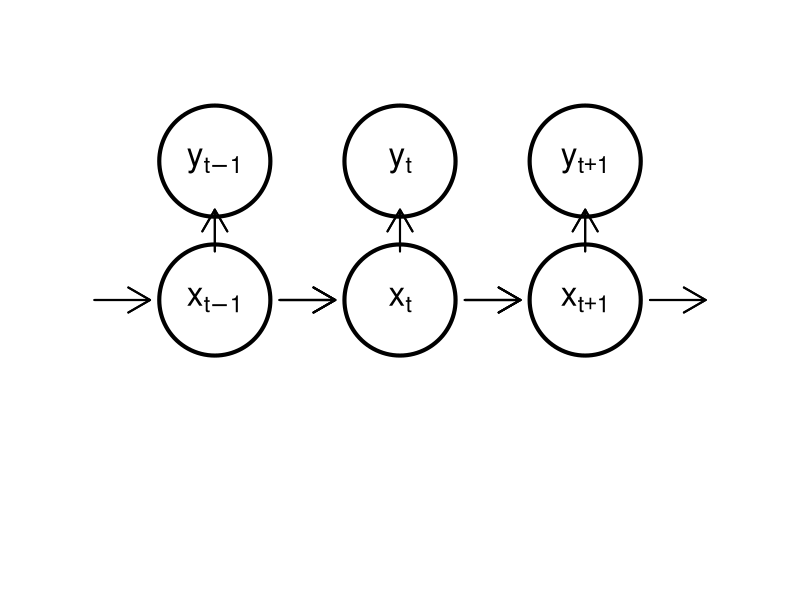
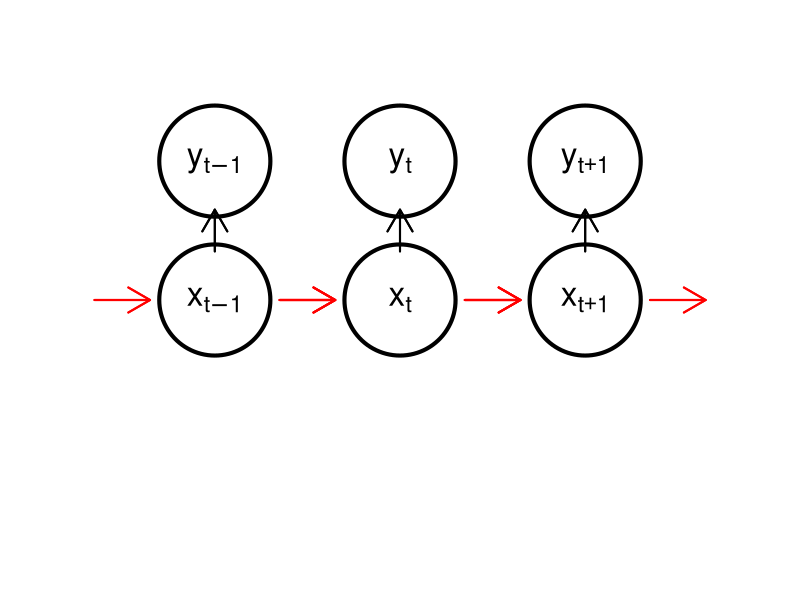
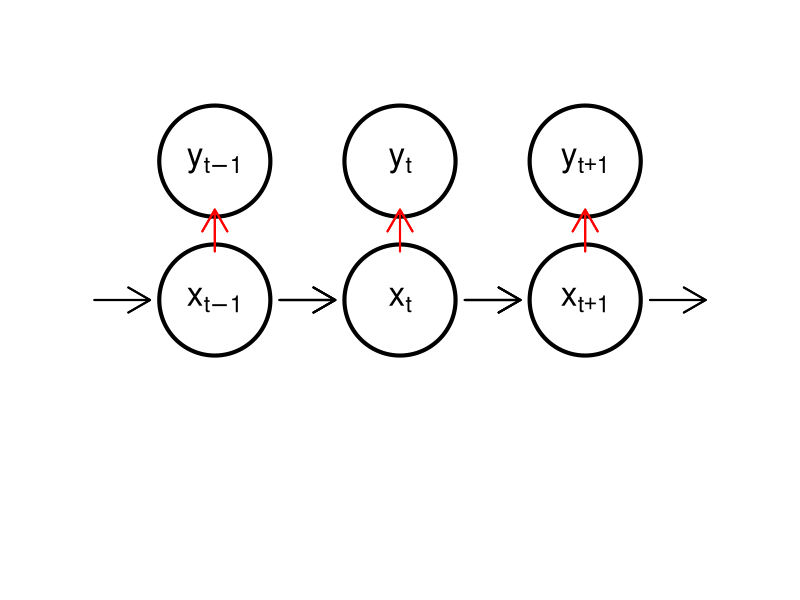
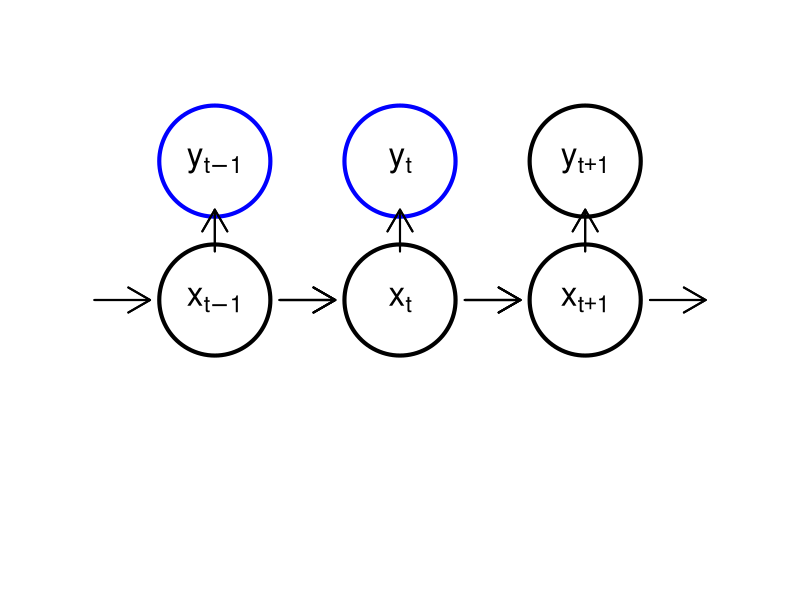
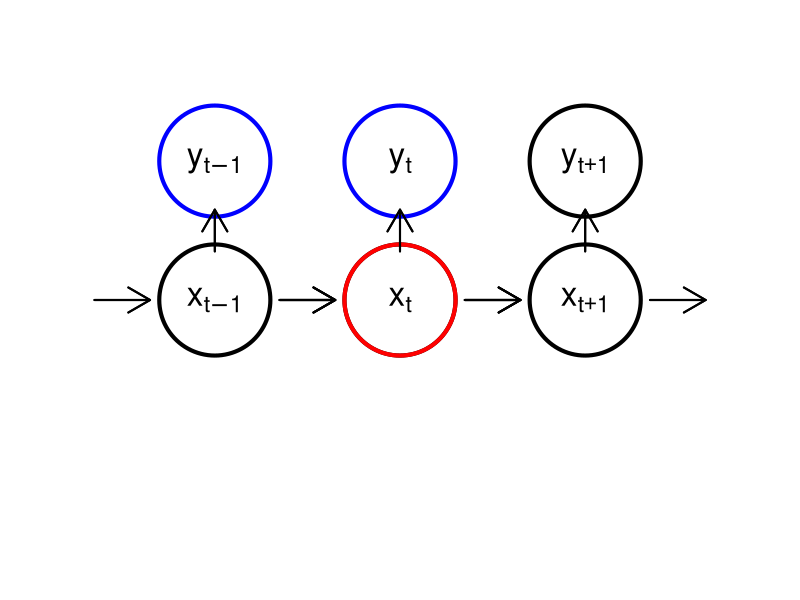
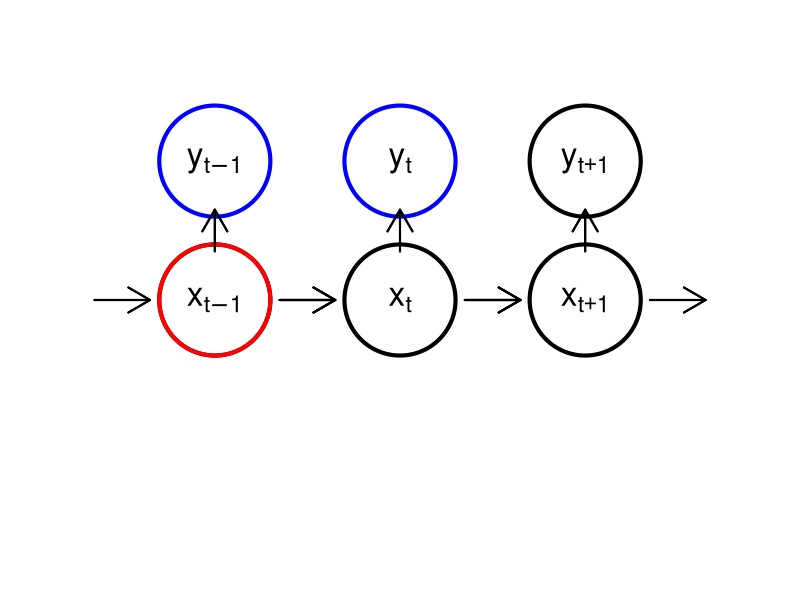
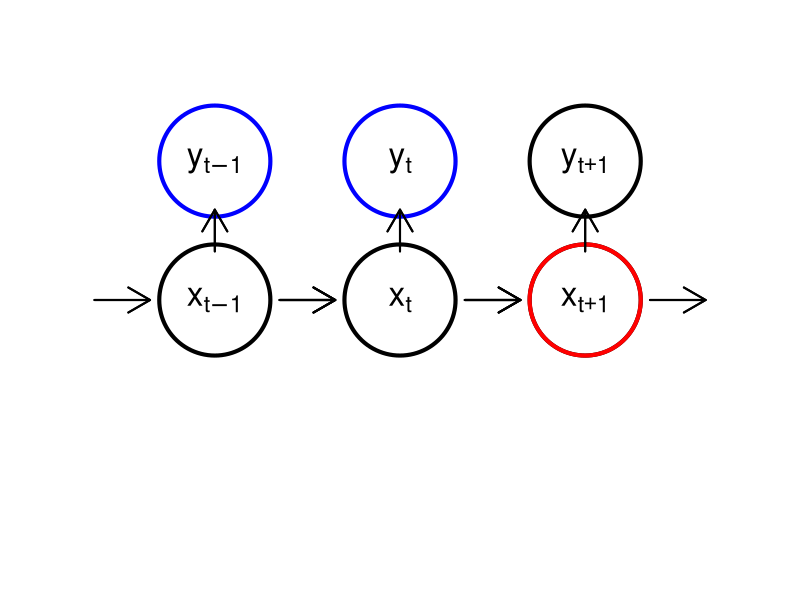

Write the R code that produced these figures, in order. (Note: this script raises an error after producing the figures.)
library(plotrix)
pdf("stateSpaceModel-0.pdf")
par(mar=rep(0,4))
plot(0,0, axes=F, xlim=c(0,4), ylim=c(-1,3), type='n', xlab='', ylab='')
xs <- c(1,2,3,1,2,3)
ys <- c(1,1,1,2,2,2)
lbls <- expression(theta[t-1],theta[t],theta[t+1],y[t-1],y[t],y[t+1])
for (i in 1:6) { draw.circle(xs[i],ys[i], 0.3,lwd=4) }
text(1, 1, expression(x[t-1]), cex=2)
text(2, 1, expression(x[t]), cex=2)
text(3, 1, expression(x[t+1]), cex=2)
text(1, 2, expression(y[t-1]), cex=2)
text(2, 2, expression(y[t]), cex=2)
text(3, 2, expression(y[t+1]), cex=2)
arrows(xs-0.15-.5,1,xs+0.15-.5,1, lwd=2)
arrows(xs-0.15+.5,1,xs+0.15+.5,1, lwd=2)
arrows(xs,1+0.35,xs,2-0.35, lwd=2)
dev.off()

pdf("stateSpaceModel-1.pdf")
par(mar=rep(0,4))
plot(0,0, axes=F, xlim=c(0,4), ylim=c(-1,3), type='n', xlab='', ylab='')
xs <- c(1,2,3,1,2,3)
ys <- c(1,1,1,2,2,2)
lbls <- expression(theta[t-1],theta[t],theta[t+1],y[t-1],y[t],y[t+1])
for (i in 1:6) { draw.circle(xs[i],ys[i], 0.3,lwd=4) }
text(1, 1, expression(x[t-1]), cex=2)
text(2, 1, expression(x[t]), cex=2)
text(3, 1, expression(x[t+1]), cex=2)
text(1, 2, expression(y[t-1]), cex=2)
text(2, 2, expression(y[t]), cex=2)
text(3, 2, expression(y[t+1]), cex=2)
arrows(xs-0.15-.5,1,xs+0.15-.5,1, lwd=2, col='red')
arrows(xs-0.15+.5,1,xs+0.15+.5,1, lwd=2, col='red')
arrows(xs,1+0.35,xs,2-0.35, lwd=2)
dev.off()

pdf("stateSpaceModel-2.pdf")
par(mar=rep(0,4))
plot(0,0, axes=F, xlim=c(0,4), ylim=c(-1,3), type='n', xlab='', ylab='')
xs <- c(1,2,3,1,2,3)
ys <- c(1,1,1,2,2,2)
lbls <- expression(theta[t-1],theta[t],theta[t+1],y[t-1],y[t],y[t+1])
for (i in 1:6) { draw.circle(xs[i],ys[i], 0.3,lwd=4) }
text(1, 1, expression(x[t-1]), cex=2)
text(2, 1, expression(x[t]), cex=2)
text(3, 1, expression(x[t+1]), cex=2)
text(1, 2, expression(y[t-1]), cex=2)
text(2, 2, expression(y[t]), cex=2)
text(3, 2, expression(y[t+1]), cex=2)
arrows(xs-0.15-.5,1,xs+0.15-.5,1, lwd=2)
arrows(xs-0.15+.5,1,xs+0.15+.5,1, lwd=2)
arrows(xs,1+0.35,xs,2-0.35, lwd=2, col='red')
dev.off()

#########################################################

pdf("ssm-0.pdf")
par(mar=rep(0,4))
plot(0,0, axes=F, xlim=c(0,4), ylim=c(-1,3), type='n', xlab='', ylab='')
xs <- c(1,2,3,1,2,3)
ys <- c(1,1,1,2,2,2)
lbls <- expression(theta[t-1],theta[t],theta[t+1],y[t-1],y[t],y[t+1])
for (i in 1:6) { 
  draw.circle(xs[i],ys[i], 0.3,lwd=4, 
  border=ifelse(any(i==c(4,5)), "blue","black" ))
}
text(1, 1, expression(x[t-1]), cex=2)
text(2, 1, expression(x[t]), cex=2)
text(3, 1, expression(x[t+1]), cex=2)
text(1, 2, expression(y[t-1]), cex=2)
text(2, 2, expression(y[t]), cex=2)
text(3, 2, expression(y[t+1]), cex=2)
arrows(xs-0.15-.5,1,xs+0.15-.5,1, lwd=2)
arrows(xs-0.15+.5,1,xs+0.15+.5,1, lwd=2)
arrows(xs,1+0.35,xs,2-0.35, lwd=2)
dev.off()

pdf("ssm-1.pdf")
par(mar=rep(0,4))
plot(0,0, axes=F, xlim=c(0,4), ylim=c(-1,3), type='n', xlab='', ylab='')
xs <- c(1,2,3,1,2,3)
ys <- c(1,1,1,2,2,2)
lbls <- expression(theta[t-1],theta[t],theta[t+1],y[t-1],y[t],y[t+1])
for (i in 1:6) { 
  draw.circle(xs[i],ys[i], 0.3,lwd=4, 
  border=ifelse(any(i==c(4,5)), "blue","black" ))
}
draw.circle(2,1, 0.3, lwd=4, border="red")
text(1, 1, expression(x[t-1]), cex=2)
text(2, 1, expression(x[t]), cex=2)
text(3, 1, expression(x[t+1]), cex=2)
text(1, 2, expression(y[t-1]), cex=2)
text(2, 2, expression(y[t]), cex=2)
text(3, 2, expression(y[t+1]), cex=2)
arrows(xs-0.15-.5,1,xs+0.15-.5,1, lwd=2)
arrows(xs-0.15+.5,1,xs+0.15+.5,1, lwd=2)
arrows(xs,1+0.35,xs,2-0.35, lwd=2)
dev.off()

pdf("ssm-2.pdf")
par(mar=rep(0,4))
plot(0,0, axes=F, xlim=c(0,4), ylim=c(-1,3), type='n', xlab='', ylab='')
xs <- c(1,2,3,1,2,3)
ys <- c(1,1,1,2,2,2)
lbls <- expression(theta[t-1],theta[t],theta[t+1],y[t-1],y[t],y[t+1])
for (i in 1:6) { 
  draw.circle(xs[i],ys[i], 0.3,lwd=4, 
  border=ifelse(any(i==c(4,5)), "blue","black" ))
}
draw.circle(1,1, 0.3, lwd=4, border="red")
text(1, 1, expression(x[t-1]), cex=2)
text(2, 1, expression(x[t]), cex=2)
text(3, 1, expression(x[t+1]), cex=2)
text(1, 2, expression(y[t-1]), cex=2)
text(2, 2, expression(y[t]), cex=2)
text(3, 2, expression(y[t+1]), cex=2)
arrows(xs-0.15-.5,1,xs+0.15-.5,1, lwd=2)
arrows(xs-0.15+.5,1,xs+0.15+.5,1, lwd=2)
arrows(xs,1+0.35,xs,2-0.35, lwd=2)
dev.off()


pdf("ssm-3.pdf")
par(mar=rep(0,4))
plot(0,0, axes=F, xlim=c(0,4), ylim=c(-1,3), type='n', xlab='', ylab='')
xs <- c(1,2,3,1,2,3)
ys <- c(1,1,1,2,2,2)
lbls <- expression(theta[t-1],theta[t],theta[t+1],y[t-1],y[t],y[t+1])
for (i in 1:6) { 
  draw.circle(xs[i],ys[i], 0.3,lwd=4, 
  border=ifelse(any(i==c(4,5)), "blue","black" ))
}
draw.circle(3,1, 0.3, lwd=4, border="red")
text(1, 1, expression(x[t-1]), cex=2)
text(2, 1, expression(x[t]), cex=2)
text(3, 1, expression(x[t+1]), cex=2)
text(1, 2, expression(y[t-1]), cex=2)
text(2, 2, expression(y[t]), cex=2)
text(3, 2, expression(y[t+1]), cex=2)
arrows(xs-0.15-.5,1,xs+0.15-.5,1, lwd=2)
arrows(xs-0.15+.5,1,xs+0.15+.5,1, lwd=2)
arrows(xs,1+0.35,xs,2-0.35, lwd=2)
dev.off()

###################### Kalman filter ##############################3

mn <- lKalmanFilter$vdPosteriorMean
sd <- sqrt(lKalmanFilter$vdPosteriorVariance)

plot(0,0,type='n',main='',xlab='t',ylab=expression(x[t]),xlim=c(0,10),
  ylim=range(adY))
points(0,mn[1],pch=23,bg='red',col=NA)
points(0,mn[1]-2*sd[1],pch=23,bg='red',col=NA)
points(0,mn[1]+2*sd[1],pch=23,bg='red',col=NA)
legend("topright",inset=0.01, c("Data","Mean","95% Interval"), 
       pch=c(23,NA,NA), lty=c(NA,2,1),pt.bg=c("green","red","red"), 
       col=c("green","red","red"), lwd=2)
dev.copy2pdf(file="kf-0.pdf")   
for (i in 1:10) {
  plot(0,0,type='n',main='',xlab='',ylab='',xlim=c(0,10), axes=F,
       ylim=range(adY))
  points(i,adY[i+1],pch=23,bg='green',col=NA) 
  segments(i-1,mn[i],i,mn[i+1],col='red', lty=2, lwd=2)
  segments(i-1,mn[i]-2*sd[i],i,mn[i+1]-2*sd[i+1],col='red', lwd=2)
  segments(i-1,mn[i]+2*sd[i],i,mn[i+1]+2*sd[i+1],col='red', lwd=2)
  dev.copy2pdf(file=paste("kf-",i,".pdf",sep=''))
}


########################## MC #####################################
set.seed(1)
xs <- rnorm(1e4)
bks <- seq(min(xs), max(xs), length.out=100)
pdf("mc.pdf",width=10)
par(mfrow=c(1,3))
hist(xs[1:100], bks, freq=F, main='n=100', xlab='', ylab='',
     xlim=c(-3,3), ylim=c(0,0.5), col='blue', border=NA, cex.main=1.5)
curve(dnorm(x), -3, 3, add=T, col='red', lwd=4)
hist(xs[1:1e3], bks, freq=F, main='n=1,000', xlab='', ylab='',
     xlim=c(-3,3), ylim=c(0,0.5), col='blue', border=NA, cex.main=1.5)
curve(dnorm(x), -3, 3, add=T, col='red', lwd=4)
hist(xs[1:1e4], bks, freq=F, main='n=10,000', xlab='', ylab='',
     xlim=c(-3,3), ylim=c(0,0.5), col='blue', border=NA, cex.main=1.5)
curve(dnorm(x), -3, 3, add=T, col='red', lwd=4)
dev.off()

set.seed(1)
y <- rnorm(1e5)
cs <- (cumsum(y>1)/(1:1e5))[10^(1:5)]
pdf("mc-tail.pdf")
plot(1:5,cs,log='x', type='b', cex=1.5, cex.lab=1.5, cex.axis=1.5,
     xlab='Log_10 of number of samples', ylab='P(Z>1)', lwd=2)
abline(h=1-pnorm(1),col='red', lwd=2)
dev.off()


########################## IS $$$$$$$$$$$$$$$$$$$$$$$$$$$$$$$$$$$$
set.seed(1)
xs <- rcauchy(1e4)
pdf("is.pdf",width=10)
par(mfrow=c(1,3), mar=c(2,2,0,2)+.1)
curve(dnorm(x), -5, 5, ylim=c(0,2), lwd=2, ylab='', xlab='')
curve(dcauchy(x), -5, 5, col='red', add=T, lwd=2)
curve(dnorm(x)/dcauchy(x), -5, 5, col='blue', add=T, lwd=2)
legend("topright", inset=0.01, lwd=2, col=c("black","red","blue"),cex=1.5,
       c("N(x;0,1) density", "C(x;0,1) density", "N(x;0,1)/C(x;0,1)"))

curve(dnorm(x), -5, 5, ylim=c(0,1), lwd=2, ylab='', xlab='')
curve(dunif(x,-1,1), -5, 5, col='red', add=T, lwd=2)
curve(dnorm(x)/dunif(x,-1,1), -5, 5, col='blue', add=T, lwd=2)
legend("topright", inset=0.01, lwd=2, col=c("black","red","blue"),cex=1.5,
       c("N(x;0,1) density", "U(x;-1,1) density", "U(x;-1,1)/N(x;0,1)"))

curve(dnorm(x), -5, 5, ylim=c(0,2), lwd=2, col='red', ylab='', xlab='')
curve(dcauchy(x), -5, 5, add=T, lwd=2)
curve(dcauchy(x)/dnorm(x), -5, 5, col='blue', add=T, lwd=2)
legend("topright", inset=0.01, lwd=2, col=c("black","red","blue"), cex=1.5,
       c("C(x;0,1) density", "N(x;0,1) density", "C(x;0,1)/N(x;0,1)"))
dev.off()

set.seed(1)
n <- 20
xs <- rnorm(n)
ws <- dt(xs,2)/dnorm(xs,0,0.5)
ex <- numeric(n)
for (i in 1:n) {
  ex[i] <- sum(xs[1:i]*ws[1:i]/sum(ws[1:i]))
}
ws <- ws/sum(ws)

pdf("is-0.pdf")
plot(0,0, xlim=c(0,n), ylim=c(-3,3), xlab='i', ylab='E[X]', type='n')
legend("topright",inset=.01,c(expression(x_i),"E[X]","weights"), pch=c(22,21,19))
dev.off()
for (i in 1:n) {
  pdf(paste("is-",i,".pdf",sep=''))
  plot(0,0, xlim=c(0,n), ylim=c(-3,3), xlab='', ylab='', type='n', axes=F)
  points(i, xs[i], pch=22)
  points(i, ex[i])
  points(i, 6*ws[i]-3,pch=19)
  #segments(i,-3,i,6*ws[i]-3)
  dev.off()
}

set.seed(2)
y <- rexp(1e5)+4.5
pdf.y <- function(y) { dexp(y-4.5) }
cs <- (cumsum(dnorm(y)/pdf.y(y))/(1:1e5))[10^(1:5)]
pdf("is-tail.pdf")
plot(1:5,cs*10^6,log='x', type='b', cex=1.5, cex.lab=1.5, cex.axis=1.5,
     xlab='Log_10 of number of samples', ylab='P(Z>4.5) [x10^-6]', lwd=2)
abline(h=10^6*(1-pnorm(4.5)),col='red', lwd=2)
dev.off()

######################### Multinomial resampling ###########################
set.seed(1)
n <- 10
a <- runif(n)
a <- a/sum(a)
b <- cumsum(a)
plot(1:n, b, ylim=c(0,1), xlim=c(0,10), type='n', cex.lab=1.5, cex.axis=1.5,
     xlab='Index', ylab='Cumulative sum of weights')
segments(1:10,c(0,b[-n]),1:10,b, lwd=2)
u <- runif(n)
ind <- numeric(n)
for (i in 1:n) {
  ind[i] <- sum(u[i]>b)+1
}
dev.copy2pdf(file="mult-0.pdf")

plot(1:n, b, ylim=c(0,1), xlim=c(0,10), type='n', axes=F, xlab='', ylab='')
points(rep(0,n), u, col='red', pch=19)
dev.copy2pdf(file="mult-1.pdf")

plot(1:n, b, ylim=c(0,1), xlim=c(0,10), type='n', axes=F, xlab='', ylab='')
segments(0, u, ind, u, col='red')
dev.copy2pdf(file="mult-2.pdf")

########################### Residual resampling #####################
set.seed(1)
n <- 10
a <- runif(n)
a <- a/sum(a)
b <- cumsum(a)
plot(1:n, b, ylim=c(0,1), xlim=c(0,10), type='n', cex.lab=1.5, cex.axis=1.5,
     xlab='Index', ylab='Cumulative sum of weights')
segments(0.1+(1:10),c(0,b[-n]),0.1+(1:10),b, lwd=2)
u <- runif(3)
ind <- numeric(3)
for (i in 1:3) {
  ind[i] <- sum(u[i]>b)+1
}
dev.copy2pdf(file="resi-0.pdf")

a <- n*a-floor(n*a)
a <- a/sum(a)
b <- cumsum(a)
plot(0, 0, ylim=c(0,1), xlim=c(0,10), type='n', axes=F, xlab='', ylab='')
segments(1:10,c(0,b[-n]),1:10,b, lwd=2, col='blue')
u <- runif(3)
ind <- numeric(3)
for (i in 1:3) {
  ind[i] <- sum(u[i]>b)+1
}
dev.copy2pdf(file="resi-1.pdf")

plot(1:n, b, ylim=c(0,1), xlim=c(0,10), type='n', axes=F, xlab='', ylab='')
points(rep(0,3), u, col='red', pch=19)
dev.copy2pdf(file="resi-2.pdf")

plot(1:n, b, ylim=c(0,1), xlim=c(0,10), type='n', axes=F, xlab='', ylab='')
segments(0, u, ind, u, col='red')
dev.copy2pdf(file="resi-3.pdf")

########################### Stratified resampling #####################
set.seed(1)
n <- 10
a <- runif(n)
a <- a/sum(a)
b <- cumsum(a)
plot(1:n, b, ylim=c(0,1), xlim=c(0,10), type='n', cex.lab=1.5, cex.axis=1.5,
     xlab='Index', ylab='Cumulative sum of weights')
segments(1:n,c(0,b[-n]),1:n,b, lwd=2)
u <- runif(n,((1:n)-1)/n,(1:n)/n)
ind <- numeric(n)
for (i in 1:n) {
  ind[i] <- sum(u[i]>b)+1
}
dev.copy2pdf(file="strat-0.pdf")

plot(1:n, b, ylim=c(0,1), xlim=c(0,10), type='n', axes=F, xlab='', ylab='')
points(rep(0,n), u, col='red', pch=19)
dev.copy2pdf(file="strat-1.pdf")

plot(1:n, b, ylim=c(0,1), xlim=c(0,10), type='n', axes=F, xlab='', ylab='')
segments(0, u, ind, u, col='red')
dev.copy2pdf(file="strat-2.pdf")


########################### Systematic resampling #####################
set.seed(1)
n <- 10
a <- runif(n)
a <- a/sum(a)
b <- cumsum(a)
plot(1:n, b, ylim=c(0,1), xlim=c(0,10), type='n', cex.lab=1.5, cex.axis=1.5,
     xlab='Index', ylab='Cumulative sum of weights')
segments(1:n,c(0,b[-n]),1:n,b, lwd=2)
u <- runif(1)/n 
for (i in 2:n) u[i]<-u[i-1]+1/n
ind <- numeric(n)
for (i in 1:n) {
  ind[i] <- sum(u[i]>b)+1
}
dev.copy2pdf(file="syst-0.pdf")

plot(1:n, b, ylim=c(0,1), xlim=c(0,10), type='n', axes=F, xlab='', ylab='')
points(rep(0,n), u, col='red', pch=19)
dev.copy2pdf(file="syst-1.pdf")

plot(1:n, b, ylim=c(0,1), xlim=c(0,10), type='n', axes=F, xlab='', ylab='')
segments(0, u, ind, u, col='red')
dev.copy2pdf(file="syst-2.pdf")

######################### add variance ############################
set.seed(1)
n <- 10
a <- rep(1,n)/n
b <- cumsum(a)


plot(1:n, b, ylim=c(0,1), xlim=c(0,10), type='n', cex.lab=1.5, cex.axis=1.5,
     xlab='Index', ylab='Cumulative sum of weights')
segments(1:10,c(0,b[-n]),1:10,b, lwd=2)
u <- runif(n)
ind <- numeric(n)
for (i in 1:n) {
  ind[i] <- sum(u[i]>b)+1
}
dev.copy2pdf(file="addvar-0.pdf")

plot(1:n, b, ylim=c(0,1), xlim=c(0,10), type='n', axes=F, xlab='', ylab='')
points(rep(0,n), u, col='red', pch=19)
dev.copy2pdf(file="addvar-1.pdf")

plot(1:n, b, ylim=c(0,1), xlim=c(0,10), type='n', axes=F, xlab='', ylab='')
segments(0, u, ind, u, col='red')
dev.copy2pdf(file="addvar-2.pdf")

####################### ESS ############################3
ess <- function(w) return(1/sum(w^2))

n <- 100
a <- rep(1,n)/n

plot(0, 0, ylim=c(0,n), xlim=c(0,20), type='n', cex.lab=1.5, cex.axis=1.5,
     xlab='Index', ylab='ESS')
abline(h=n/2, col='red',lwd=2)
points(0,ess(a),cex=1.5, pch=19)
dev.copy2pdf(file="ess-0.pdf")

set.seed(1)
for (i in 1:20) {
  b <- a*dnorm(rnorm(n))
  b <- b/sum(b)
  plot(0, 0, ylim=c(0,n), xlim=c(0,20), type='n', xlab='', ylab='', axes=F)
  segments(i-1, ess(a), i, ess(b), lwd=2)
  if (ess(b)<n/2) { a<-rep(1,n)/n } else { a <- b }
  dev.copy2pdf(file=paste("ess-",i,".pdf",sep=''))
}
